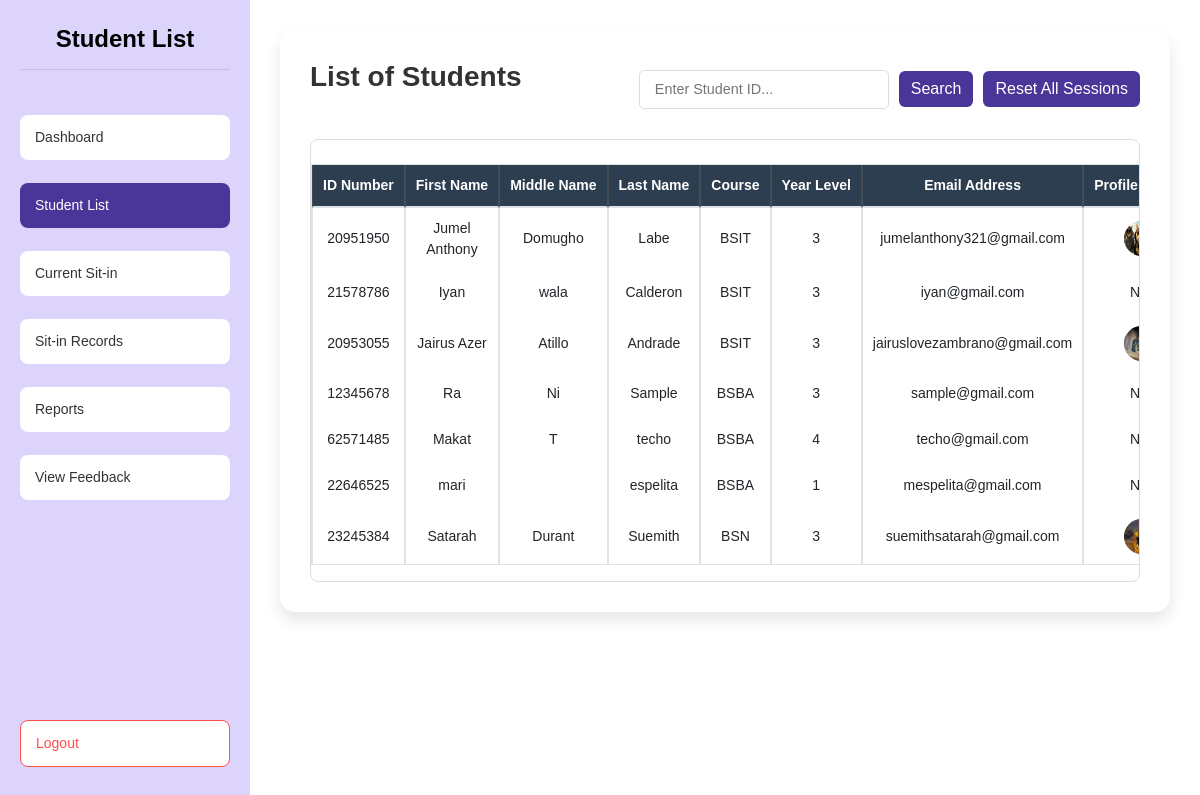
The app's page /student_list (signed in) with its own data.
### tables this page shows
CREATE TABLE students ( 
idno TEXT PRIMARY KEY,
lastname TEXT NOT NULL,
firstname TEXT NOT NULL,
midname TEXT,
course TEXT NOT NULL,
year_level INTEGER NOT NULL,
email_address TEXT NOT NULL,
username TEXT NOT NULL CHECK (username = idno),
password TEXT NOT NULL,
profile_picture TEXT DEFAULT NULL,
session_count INTEGER DEFAULT 30
);

### app.py (the view)
@app.route('/student_list')
@admin_required
def student_list():
    conn = get_db_connection()
    cursor = conn.cursor()
    cursor.execute("SELECT * FROM students")
    students = cursor.fetchall()
    conn.close()
    return render_template('admin/student_list.html', students=students)

### app.py (called while the page is built)
def get_db_connection():
    try:
        conn = sqlite3.connect('users.db')
        conn.row_factory = sqlite3.Row
        return conn
    except sqlite3.Error as e:
        print(f"Database connection error: {e}")
        return None

def admin_required(f):
    @wraps(f)
    def decorated_function(*args, **kwargs):
        if not all(session.get(key) for key in ['user_id', 'user_type', 'is_admin']):
            return redirect(url_for('login'))
        session.modified = True
        return f(*args, **kwargs)
    return decorated_function

@app.after_request
def add_header(response):
    response.headers['Cache-Control'] = 'no-store, no-cache, must-revalidate, post-check=0, pre-check=0, max-age=0'
    response.headers['Pragma'] = 'no-cache'
    response.headers['Expires'] = '-1'
    return response

@app.before_request
def validate_session():
    if request.endpoint and 'static' in request.endpoint:
        return  # Skip session validation for static files
    if 'user_id' in session:
        session.permanent = True
        session.modified = True
        if session.get('user_type') == 'admin':
            session['is_admin'] = True
            session['last_activity'] = datetime.now().isoformat()

### templates/admin/student_list.html (shortened to what this page needs)
{% extends "base.html" %}
{% block content %}
<head>
    <link rel="stylesheet" href="{{ url_for('static', filename='styles.css') }}">
    <link href="https://cdn.jsdelivr.net/npm/bootstrap@5.3.0/dist/css/bootstrap.min.css" rel="stylesheet">
    <link rel="stylesheet" href="https://cdnjs.cloudflare.com/ajax/libs/font-awesome/6.4.0/css/all.min.css">
</head>
<body>
    <div class="dashboard-container">
        <div class="sidebar">
            <h1 class="dashboard-title">Student List</h1>
            <a href="{{ url_for('admin_dashboard') }}" class="menu-btn">Dashboard</a>
            <a href="{{ url_for('student_list') }}" class="menu-btn active">Student List</a>
            <a href="{{ url_for('current_sit_in') }}" class="menu-btn">Current Sit-in</a>
            <a href="{{ url_for('sit_in_records') }}" class="menu-btn">Sit-in Records</a>
            <a href="{{ url_for('reports') }}" class="menu-btn">Reports</a>
            <a href="{{ url_for('feedback_reports') }}" class="menu-btn">View Feedback</a>
            <a href="{{ url_for('logout') }}" class="menu-btn logout-btn">Logout</a>
        </div>
        <div class="content">
            <div class="container">
                <div class="student-list">
                    <div class="header-container">
                        <h2>List of Students</h2>
                        <div class="search-container" style="display: flex; align-items: center; gap: 10px;">
                            <input type="text" id="searchInput" placeholder="Enter Student ID..." onkeydown="handleSearch(event)">
                            <button class="btn btn-primary" type="button" onclick="searchStudents()" style="background-color: #4A3599; border: none;">Search</button>
                            <button class="btn btn-primary" onclick="confirmResetAllSessions()" style="background-color: #4A3599; border: none;">Reset All Sessions</button>
                        </div>
                    </div>
                    <div class="table-container" style="max-height: 500px; overflow-y: auto; border: 1px solid #ddd; border-radius: 8px;">
                        <table class="table table-bordered table-hover mt-4" id="studentTable">
                            <thead class="thead-dark">
                                <tr>
                                    <th>ID Number</th>
                                    <th>First Name</th>
                                    <th>Middle Name</th>
                                    <th>Last Name</th>
                                    <th>Course</th>
                                    <th>Year Level</th>
                                    <th>Email Address</th>
                                    <th>Profile Picture</th>
                                </tr>
                            </thead>
                            <tbody>
                                {% for student in students %}
                                <tr>
                                    <td>{{ student.idno }}</td>
                                    <td>{{ student.firstname }}</td>
                                    <td>{{ student.midname }}</td>
                                    <td>{{ student.lastname }}</td>
                                    <td>{{ student.course }}</td>
                                    <td>{{ student.year_level }}</td>
                                    <td>{{ student.email_address }}</td>
                                    <td>
                                        {% if student.profile_picture %}
                                        <img src="{{ url_for('static', filename=student.profile_picture) }}" alt="Profile Picture" class="profile-pic">
                                        {% else %}
                                        N/A
                                        {% endif %}
                                    </td>
                                </tr>
                                {% endfor %}
                            </tbody>
                        </table>
                    </div>
                </div>
            </div>
        </div>
    </div>
</body>
</html>
{% endblock %}

### static/styles.css (style rules this page uses)
body { height: 100vh; margin: 0; display: flex; justify-content: center; align-items: center; background: #f5f5f5; font-family: Arial, sans-serif; overflow-y: auto; }
* { margin: 0; padding: 0; box-sizing: border-box; font-family: Arial, sans-serif; }
body { display: flex; justify-content: center; align-items: center; height: 100vh; background-color: #f5f5f5; }
.dashboard-container { width: 100%; height: 100vh; display: flex; border-radius: 15px; background-color: #fff; overflow: hidden; padding-left: 250px; }
.sidebar { width: 250px; background-color: #ddd4fc; padding: 25px 20px; display: flex; flex-direction: column; gap: 15px; height: 100vh; position: fixed; left: 0; top: 0; z-index: 1000; }
.dashboard-title { color: #000000; font-size: 24px; font-weight: bold; padding-bottom: 15px; margin-bottom: 30px; border-bottom: 1px solid rgba(0, 0, 0, 0.1); text-align: center; }
.profile-pic { width: 35px; height: 35px; background-color: #c0c0c0; border-radius: 50%; }
.menu-btn { background-color: #fff; border: none; padding: 12px 15px; border-radius: 8px; font-size: 14px; font-weight: 500; text-align: left; cursor: pointer; transition: all 0.2s ease; color: #333; text-decoration: none; display: block; margin-bottom: 8px; }
.menu-btn.active { background-color: #4a3599; color: white; }
.logout-btn { margin-top: auto; background-color: #fff; color: #ff4d4d; border: 1px solid #ff4d4d; }
.content { flex: 1; background-color: #fff; border-top-right-radius: 15px; border-bottom-right-radius: 15px; padding: 20px; overflow-y: auto; width: calc(100% - 250px); }
.table { width: 100%; margin-bottom: 1rem; color: #212529; }
.table th, .table td { padding: 0.75rem; vertical-align: top; border-top: 1px solid #dee2e6; }
.table thead th { vertical-align: bottom; border-bottom: 2px solid #dee2e6; }
.table-bordered { border: 1px solid #dee2e6; }
.table-bordered th, .table-bordered td { border: 1px solid #dee2e6; }
.table-bordered thead th, .table-bordered thead td { border-bottom-width: 2px; }
.thead-dark th { color: #fff; background-color: #343a40; border-color: #454d55; }

### templates/admin/student_list.html (style rules this page uses)
.container { display: flex; flex-direction: column; gap: 20px; max-width: 1400px; margin: 0 auto; padding: 20px; }
.student-list { background: #fff; padding: 30px; border-radius: 15px; box-shadow: 0 8px 16px rgba(0, 0, 0, 0.1); flex: 1; width: 100%; overflow-x: auto; }
.student-list h2 { font-size: 28px; font-weight: bold; margin-bottom: 25px; text-align: center; color: #333; }
#studentTable { width: 100%; border-collapse: separate; border-spacing: 0; margin-top: 20px; font-size: 15px; }
#studentTable th { background-color: #2c3e50; color: white; padding: 15px; text-align: center; font-weight: 600; white-space: nowrap; }
#studentTable td { padding: 12px 15px; text-align: center; vertical-align: middle; }
#searchInput { max-width: 400px; margin: 0 auto 20px; padding: 12px 20px; border: 2px solid #e0e0e0; border-radius: 8px; font-size: 16px; transition: border-color 0.3s ease; }
@media (max-width: 1200px) { .container { padding: 10px; } }
@media (max-width: 1200px) { #studentTable { font-size: 14px; } }
@media (max-width: 1200px) { #studentTable th, #studentTable td { padding: 10px; } }
.header-container { display: flex; justify-content: space-between; align-items: center; margin-bottom: 20px; }
.search-container { margin-bottom: 0; display: flex; gap: 10px; }
#searchInput { width: 250px; padding: 8px 15px; border: 1px solid #ddd; border-radius: 5px; font-size: 0.9rem; transition: all 0.3s ease; max-width: none; margin: 0; }

### records on screen
students: idno "20951950", firstname "Jumel Anthony", midname "Domugho", lastname "Labe", course "BSIT", year_level "3", email_address "jumelanthony321@gmail.com", profile_picture (picture)
students: idno "21578786", firstname "Iyan", midname "wala", lastname "Calderon", course "BSIT", year_level "3", email_address "iyan@gmail.com", shows "N/A"
students: idno "20953055", firstname "Jairus Azer", midname "Atillo", lastname "Andrade", course "BSIT", year_level "3", email_address "jairuslovezambrano@gmail.com", profile_picture (picture)
students: idno "12345678", firstname "Ra", midname "Ni", lastname "Sample", course "BSBA", year_level "3", email_address "sample@gmail.com", shows "N/A"
students: idno "62571485", firstname "Makat", midname "T", lastname "techo", course "BSBA", year_level "4", email_address "techo@gmail.com", shows "N/A"
students: idno "22646525", firstname "mari", lastname "espelita", course "BSBA", year_level "1", email_address "mespelita@gmail.com", shows "N/A"
students: idno "23245384", firstname "Satarah", midname "Durant", lastname "Suemith", course "BSN", year_level "3", email_address "suemithsatarah@gmail.com", profile_picture (picture)
